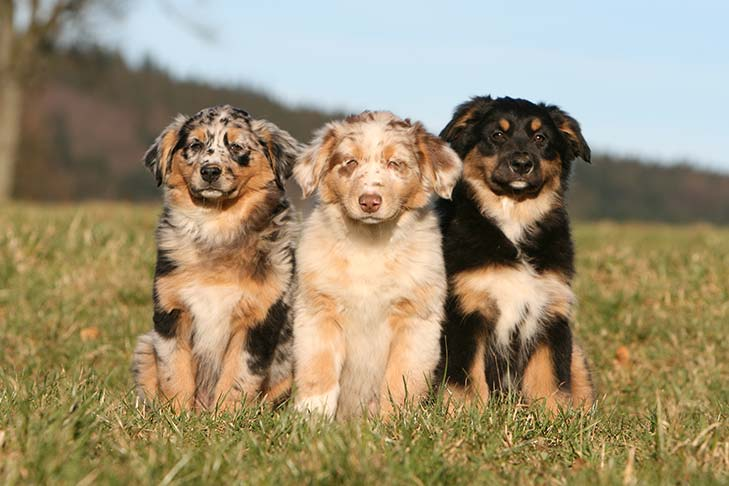
#> input picture dogs.jpeg, 729 x 486 px, found by its file name
$ python LSedgeDetection.py   (older library calls are emulated)
#> lines starting #> are read from the running program, lines starting #| are printed output that depends on the picture; after the words box and inside, x2 and y2 are one past the last pixel; in counts of white or black regions, pixels touching at a corner belong together
# Laplacian and Sobel operators for edge detection

import cv2

# Load an image
image = cv2.imread('dogs.jpeg')
#> image is the input picture: shape (486, 729, 3); mean B, G, R 115.1, 144.1, 157.9

# Convert the image to grayscale
gray_image = cv2.cvtColor(image, cv2.COLOR_BGR2GRAY)
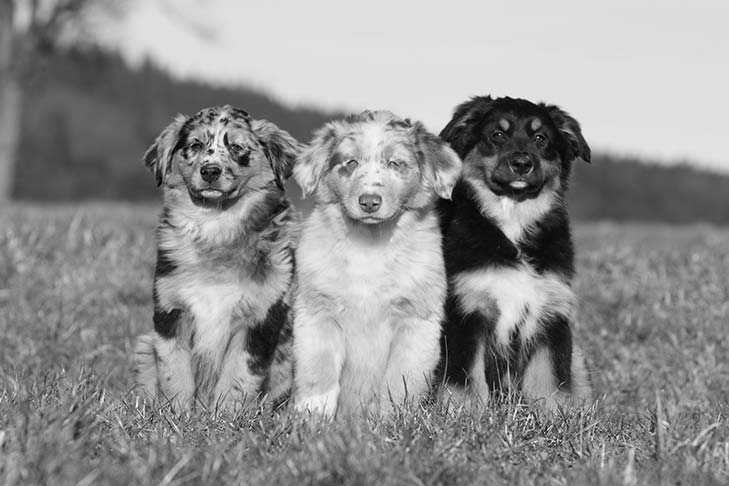
#> gray_image: shape (486, 729); min 1, max 250, mean 144.9

# Apply Laplacian edge detection
laplacian = cv2.Laplacian(gray_image, cv2.CV_64F)
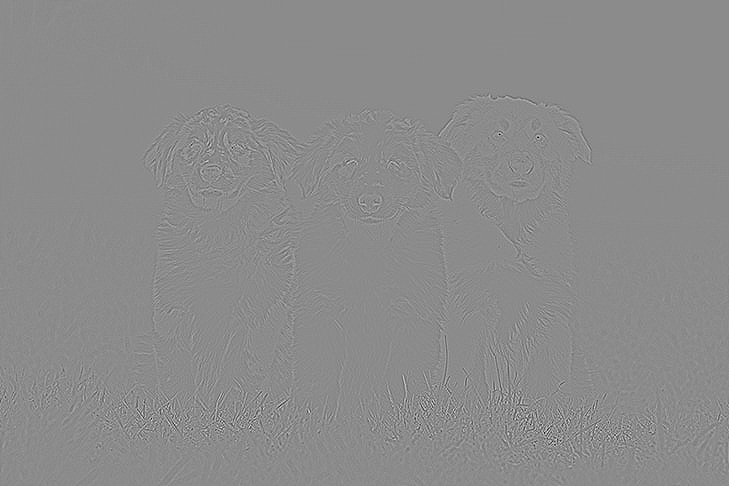
#> laplacian: shape (486, 729) float64; min -474, max 392, mean 0; drawn with min black and max white

# Apply Sobel edge detection in the x and y directions
sobel_x = cv2.Sobel(gray_image, cv2.CV_64F, 1, 0, ksize=5)
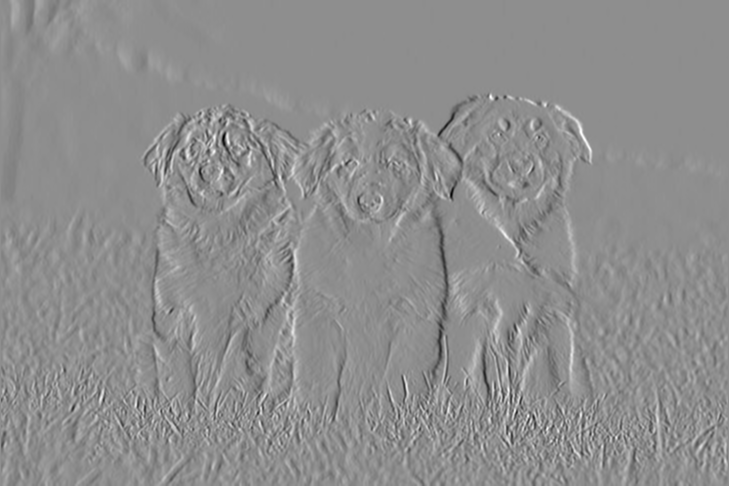
#> sobel_x: shape (486, 729) float64; min -9227, max 7319, mean 5.4; drawn with min black and max white
sobel_y = cv2.Sobel(gray_image, cv2.CV_64F, 0, 1, ksize=5)
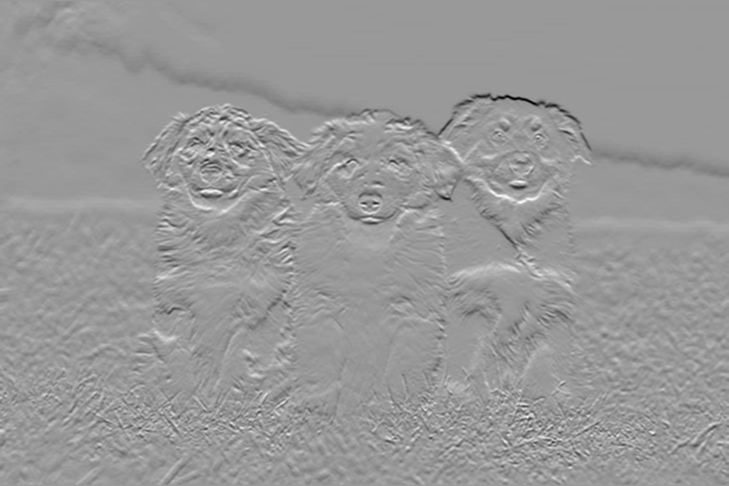
#> sobel_y: shape (486, 729) float64; min -9413, max 6263, mean -22.8; drawn with min black and max white

cv2.imshow('Laplacian', laplacian)
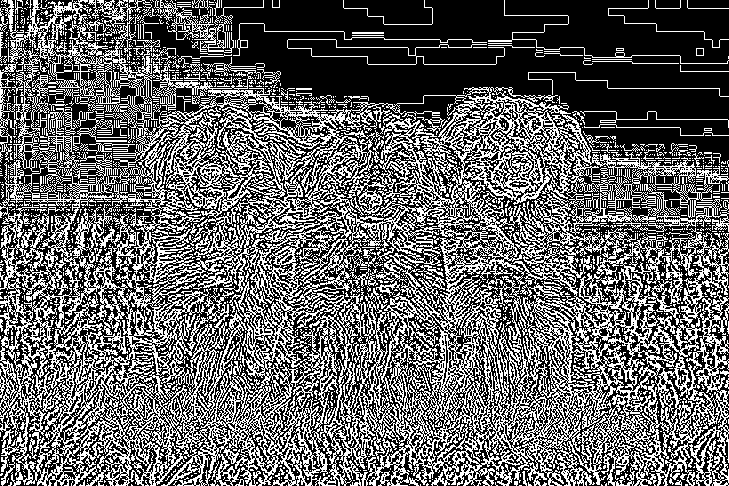
#> window 'Laplacian': shape (486, 729); 39.5% white in thin lines or dots
cv2.imshow('Sobel X', sobel_x)
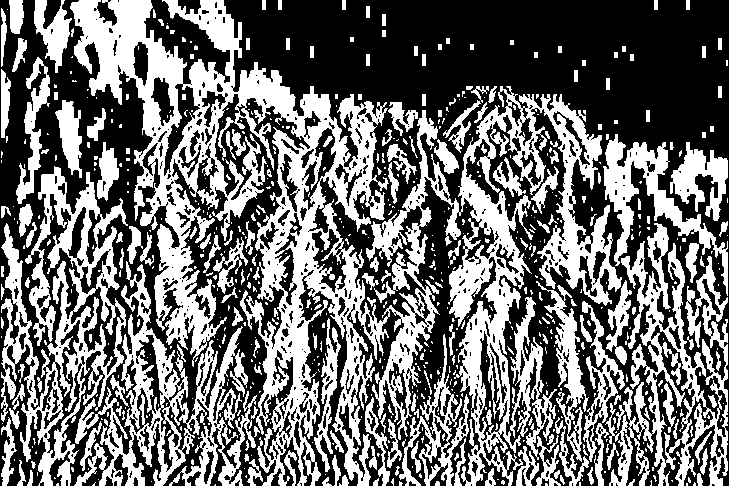
#> window 'Sobel X': shape (486, 729); 42.9% white; 676 white regions (463 under 20 px), largest, box (x1, y1, x2, y2) and area: (70, 0, 622, 486) 71585, (1, 166, 128, 486) 14020, (74, 261, 257, 486) 11639
cv2.imshow('Sobel Y', sobel_y)
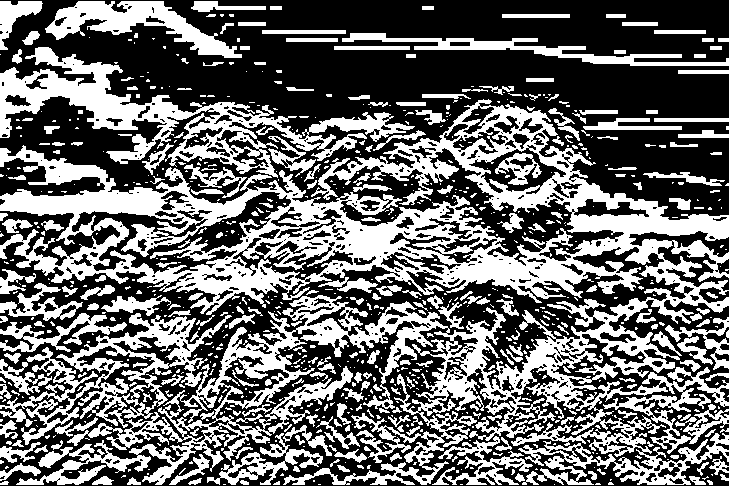
#> window 'Sobel Y': shape (486, 729); 41.6% white; 835 white regions (577 under 20 px), largest, box (x1, y1, x2, y2) and area: (0, 99, 729, 485) 87022, (0, 47, 415, 178) 12516, (0, 313, 232, 445) 7384
cv2.waitKey(0)
cv2.destroyAllWindows()

$ run again, with cars.jpg copied over dogs.jpeg
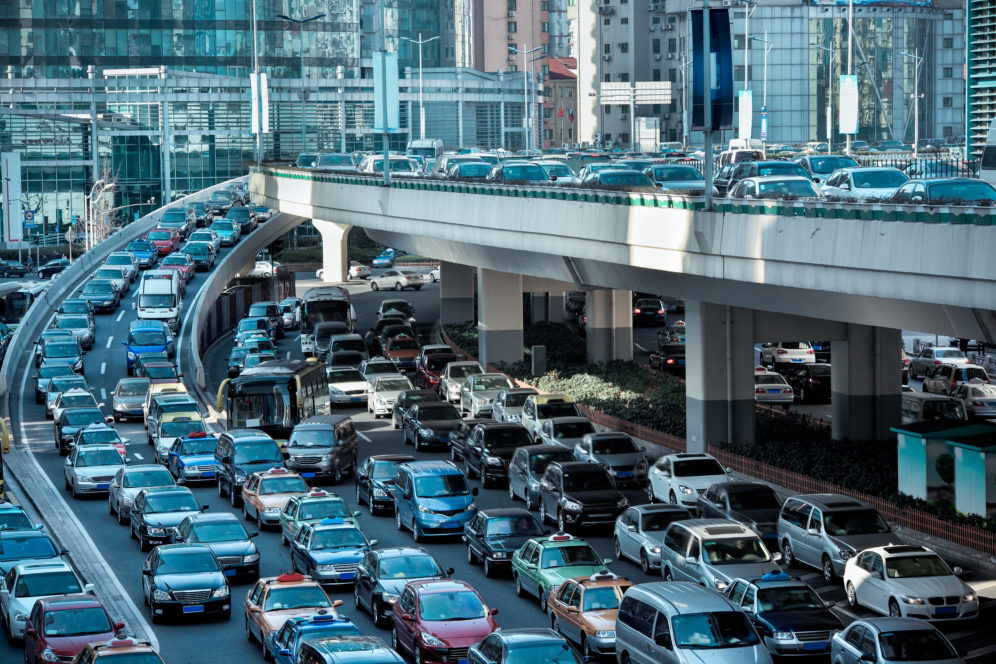
#> input picture cars.jpg, 996 x 664 px, found by its file name
#> image is the input picture: shape (664, 996, 3); mean B, G, R 118.9, 106, 77.4
#> `cv2.imshow('Laplacian', laplacian)`:
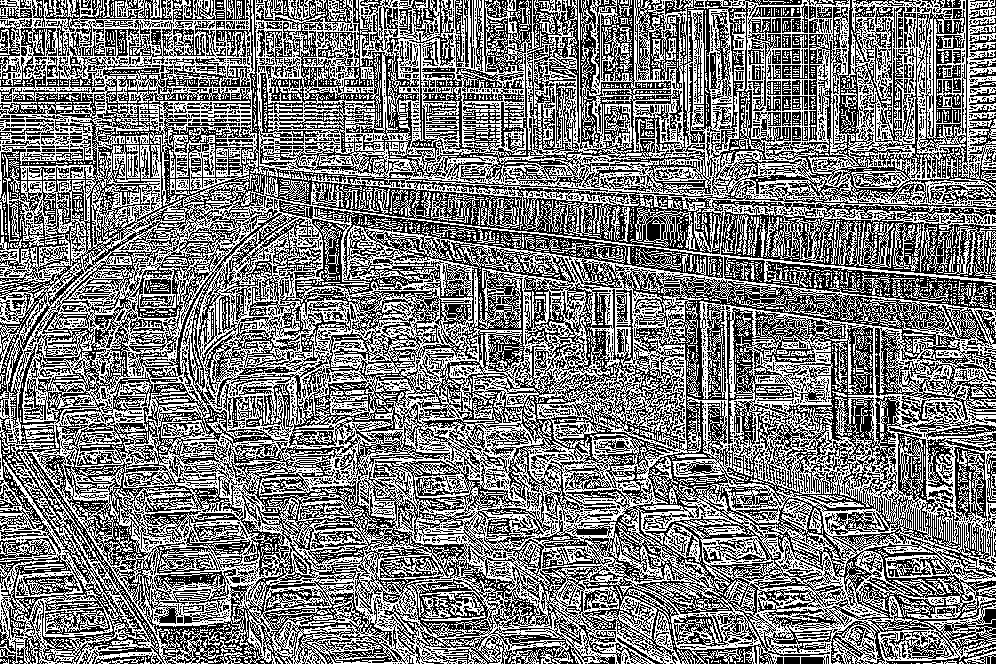
#> window 'Laplacian': shape (664, 996); 48.4% white in thin lines or dots
#> `cv2.imshow('Sobel Y', sobel_y)`:
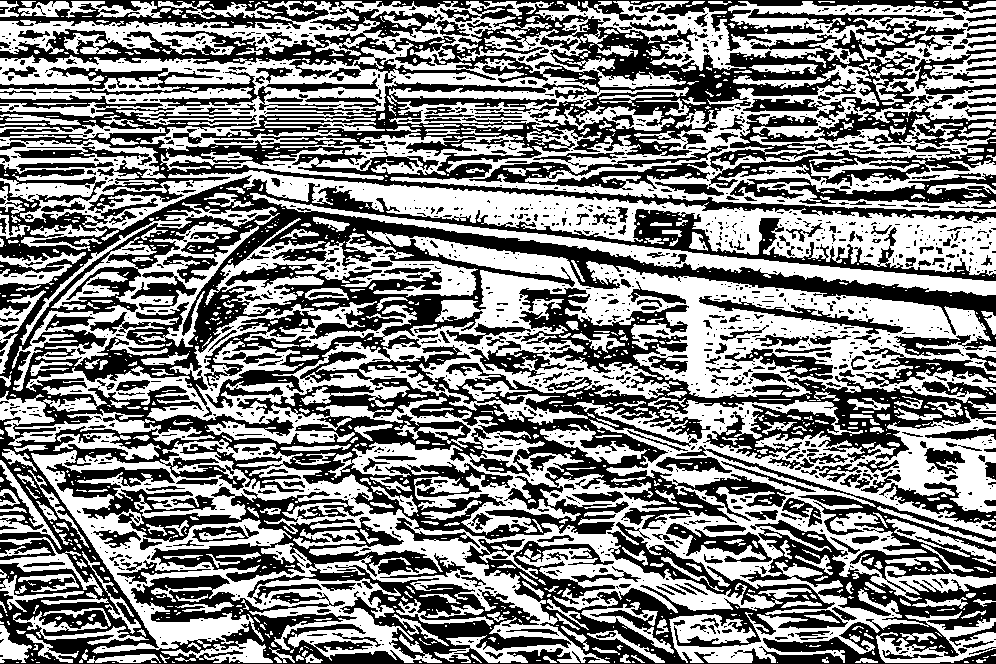
#> window 'Sobel Y': shape (664, 996); 51.7% white; 1604 black regions (1212 under 20 px), largest, box (x1, y1, x2, y2) and area: (0, 164, 996, 664) 184737, (0, 0, 996, 223) 70169, (0, 67, 378, 110) 3730
